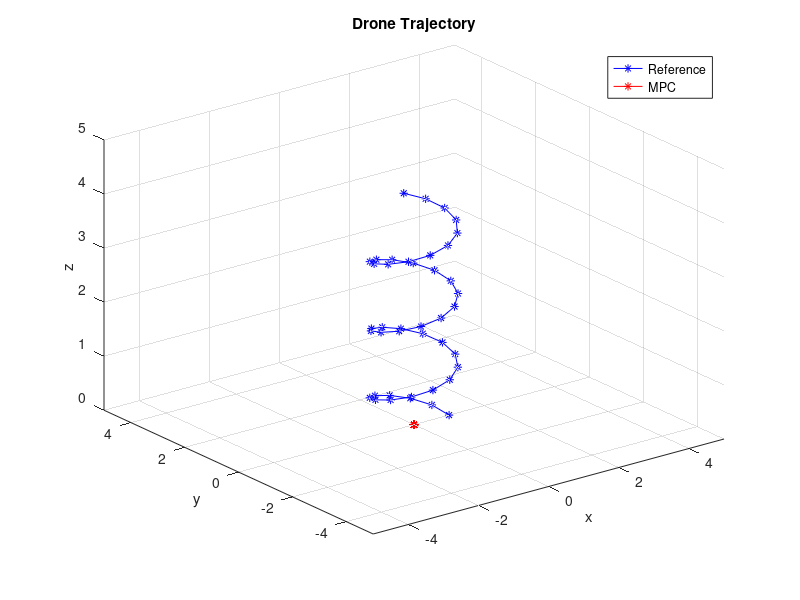
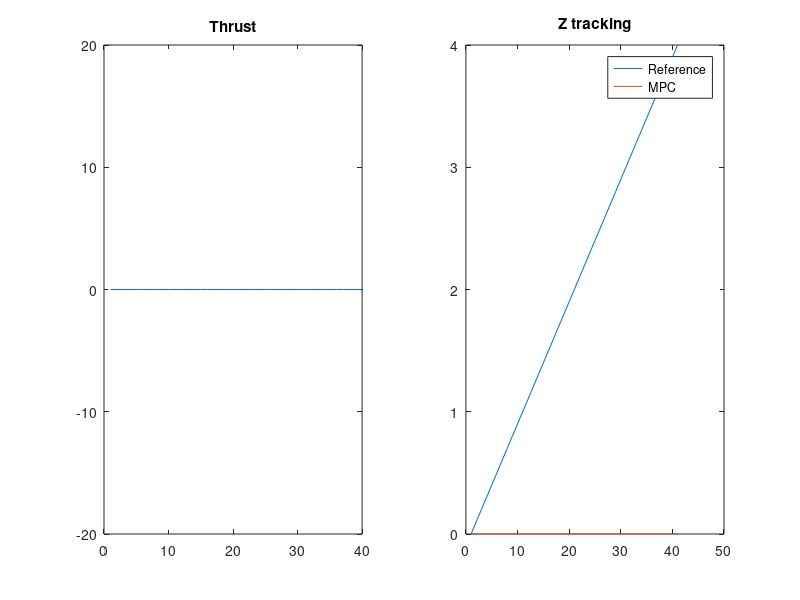

Write MATLAB code to recreate these figures, in order.
Nu = 5; % Number of control inputs (appended gravity term)
Nx = 6; % Number of states
N = 40; % Time horizons to consider
Nq = N*(Nx+1) + N*(Nu); % Toal number of decision variables
dt = 0.1; % Time horizon
m = 1; % Mass of drone

% Weights on state deviation and control input
Qx = diag([100 100 1000 1 1 1]);
Qn = 10*Qx;
Ru = diag([1 1 1 0.01 0]);

% Linearized dynamics
Ad = [1 0 0 dt 0  0;
      0 1 0 0  dt 0;
      0 0 1 0  0  dt;
      0 0 0 1  0  0 ;
      0 0 0 0  1  0;
      0 0 0 0  0  1];
  
Bd = [0 0 0 0 0;
      0 0 0 0 0;
      0 0 0 0 0;
      -9.8 0 0 0 0;
      0 0 9.8 0 0;
      0 0 0 dt/m -9.8*dt];

% Quadratic cost function
Hq = kron(eye(N),Qx);
Hqn = Qn;
Hu = kron(eye(N),Ru);

H = blkdiag(Hq,Hqn,Hu);

xref = cos(0.5*(0:N));
yref = sin(0.5*(0:N));
zref = 0.1*(0:N);

dxref = zeros(1,N+1);
dyref = zeros(1,N+1);
dzref = zeros(1,N+1);

y = [xref;yref;zref;dxref;dyref;dzref];
y = y(:);
fx = y'*blkdiag(kron(eye(N),Qx),Qn);
fu = zeros(N*Nu,1);
f = -[fx';fu];

% Linearized dynamics equality constraints
A_padded_eye = padarray(kron(eye(N), -eye(Nx,Nx)), [0 Nx],0,'pre');
A_padded_ad = padarray(kron(eye(N),Ad),[0,Nx],0,'post');
Aeq = [A_padded_eye + A_padded_ad, kron(eye(N),Bd)];
beq = zeros(N*Nx,1);

% Bounds on states and controls
xmin = [-inf;-inf;-inf;-inf;-inf;-inf];
xmax = [inf; inf; inf;inf;inf;inf];
umin = [-pi/2;-pi/2;-pi/2;-20;1];
umax = [pi/2;pi/2;pi/2;20;1];

x0 = [xref(1);yref(1);zref(1);dxref(1);dyref(1);dzref(1)];
Lb = [x0;repmat(xmin,N,1);repmat(umin,N,1)];
Ub = [x0;repmat(xmax,N,1);repmat(umax,N,1)];

% No inequality constraints (control constraints specified as bounds)
A = [];
b = [];

% Initial condition
q_initial = []; % Include as last arg in quadprog if desired

tic
[Qout,fval] = quadprog(H,f,A,b,Aeq,beq,Lb,Ub);
fval
toc

xend = Nx*(N+1);
xout = Qout(1:Nx:xend);
yout = Qout(2:Nx:xend);
zout = Qout(3:Nx:xend);
dxout = Qout(4:Nx:xend);
dyout = Qout(5:Nx:xend);
dzout = Qout(6:Nx:xend);

ustart = xend+1;
u1out = Qout(ustart+0:Nu:end);
u2out = Qout(ustart+1:Nu:end);
u3out = Qout(ustart+2:Nu:end);
u4out = Qout(ustart+3:Nu:end);
u5out = Qout(ustart+4:Nu:end);

figure
plot3(xref,yref,zref, 'b*-')
hold on
plot3(xout,yout,zout, 'r*-')
grid on
xlabel('x')
ylabel('y')
zlabel('z')
title('Drone Trajectory')
legend('Reference', 'MPC')
xlim([-5 5])
ylim([-5 5])
zlim([0 5])

figure
subplot(1,2,1)
plot(u4out)
title('Thrust')
ylim([umin(4), umax(4)])

subplot(1,2,2)
plot(zref)
hold on
plot(zout)
title('Z tracking')
legend('Reference', 'MPC')

